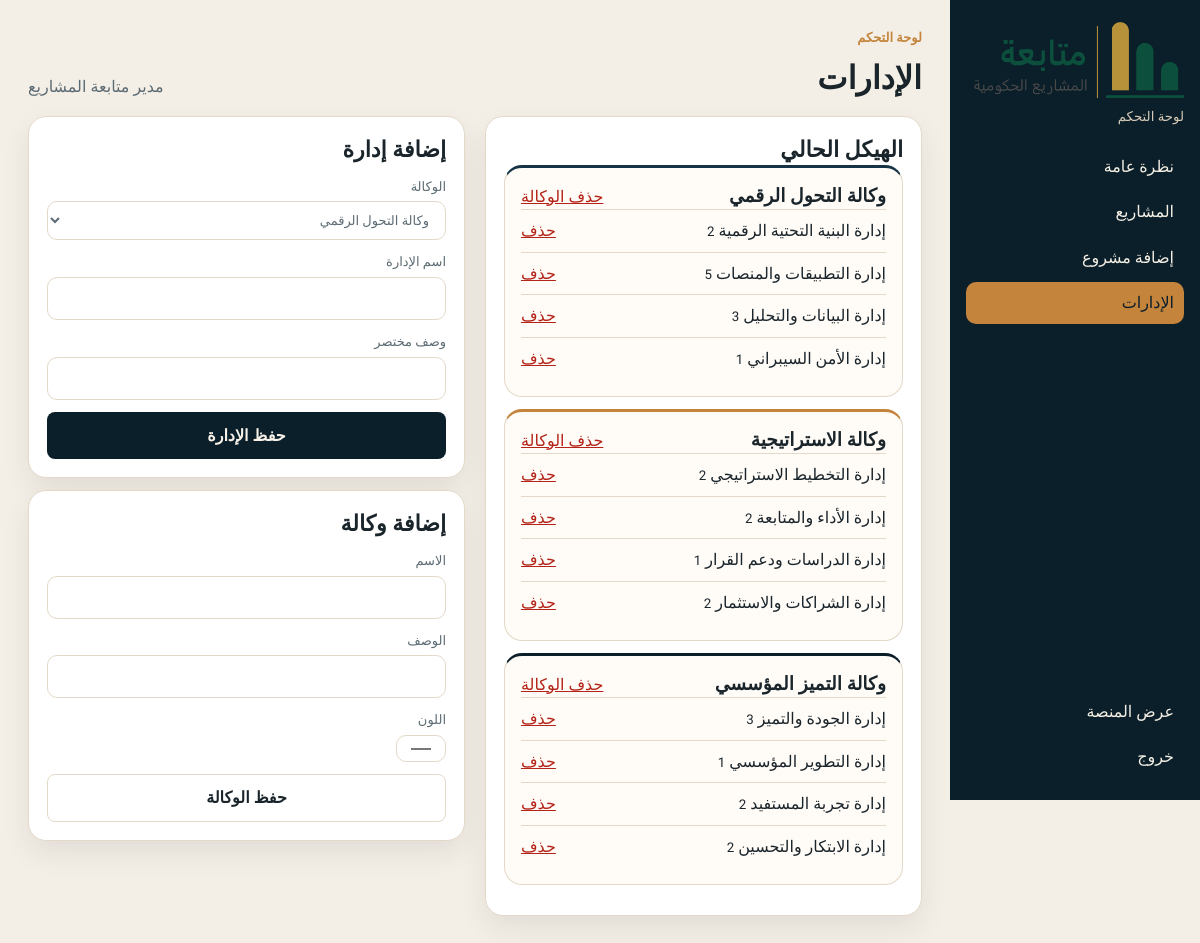
The app's page /admin/departments.php (signed in) with its own data.
### tables this page shows
CREATE TABLE agencies (
  id INT UNSIGNED NOT NULL AUTO_INCREMENT,
  name VARCHAR(150) NOT NULL,
  slug VARCHAR(80) NOT NULL,
  description TEXT NOT NULL,
  color VARCHAR(7) NOT NULL,
  icon VARCHAR(30) NOT NULL DEFAULT 'mark',
  PRIMARY KEY (id),
  UNIQUE KEY uq_agency_slug (slug)
);

CREATE TABLE departments (
  id INT UNSIGNED NOT NULL AUTO_INCREMENT,
  agency_id INT UNSIGNED NOT NULL,
  name VARCHAR(150) NOT NULL,
  description VARCHAR(300) NOT NULL,
  PRIMARY KEY (id),
  KEY idx_department_agency (agency_id),
  CONSTRAINT fk_department_agency FOREIGN KEY (agency_id) REFERENCES agencies (id) ON DELETE RESTRICT
);

### includes/bootstrap.php (called while the page is built, shortened)
<?php
function e($value): string
{
    return htmlspecialchars((string) $value, ENT_QUOTES, 'UTF-8');
}
function app_config(): array
{
    $file = APP_ROOT . '/config/config.php';
    if (!is_file($file)) {
        return ['host' => '127.0.0.1', 'name' => 'amanah_hail', 'user' => 'root', 'pass' => ''];
    }
    $config = require $file;
    return is_array($config) ? $config : [];
}
function db(): PDO
{
    static $pdo = null;
    if ($pdo instanceof PDO) {
        return $pdo;
    }
    $c = app_config();
    $dsn = 'mysql:host=' . $c['host'] . ';dbname=' . $c['name'] . ';charset=utf8mb4';
    try {
        $pdo = new PDO($dsn, $c['user'], $c['pass'], [
            PDO::ATTR_ERRMODE => PDO::ERRMODE_EXCEPTION,
            PDO::ATTR_DEFAULT_FETCH_MODE => PDO::FETCH_ASSOC,
            PDO::ATTR_EMULATE_PREPARES => false,
        ]);
    } catch (PDOException $e) {
        render_db_error($e);
    }
    return $pdo;
}
function fetch_agencies(): array
{
    return db()->query(
        'SELECT a.id, a.name, a.slug, a.description, a.color, a.icon,
                COUNT(DISTINCT d.id) AS department_count,
                COUNT(p.id) AS project_count,
                COALESCE(ROUND(AVG(p.progress)), 0) AS avg_progress
         FROM agencies a
         LEFT JOIN departments d ON d.agency_id = a.id
         LEFT JOIN projects p ON p.department_id = d.id AND p.announced_year IN (2024, 2025, 2026)
         GROUP BY a.id, a.name, a.slug, a.description, a.color, a.icon
         ORDER BY a.id'
    )->fetchAll();
}
function fetch_departments(): array
{
    return db()->query(
        'SELECT d.*, a.name AS agency_name, a.color AS agency_color, a.id AS agency_id,
                (SELECT COUNT(*) FROM projects p WHERE p.department_id = d.id AND p.announced_year IN (2024, 2025, 2026)) AS project_count
         FROM departments d
         INNER JOIN agencies a ON a.id = d.agency_id
         ORDER BY a.id, d.id'
    )->fetchAll();
}
require_once __DIR__ . '/layout.php';

### admin/departments.php (the view, shortened to what this page needs)
<?php
require __DIR__ . '/../includes/bootstrap.php';
$agencies = fetch_agencies();
$departments = fetch_departments();
$byAgency = [];
foreach ($departments as $department) {
    $byAgency[$department['agency_id']][] = $department;
}
?>
<div class="admin-grid">
  <section class="panel">
    <h2>الهيكل الحالي</h2>
    <?php foreach ($agencies as $agency): ?>
      <article class="dept-admin" style="--agency: <?= e($agency['color']) ?>">
        <header>
          <h3><?= e($agency['name']) ?></h3>
          <form method="post" data-confirm="حذف هذه الوكالة؟">
            <button class="linkish" type="submit">حذف الوكالة</button>
          </form>
        </header>
        <ul>
          <?php foreach ($byAgency[$agency['id']] ?? [] as $department): ?>
            <li>
              <span><?= e($department['name']) ?> <small><?= (int) $department['project_count'] ?></small></span>
              <form method="post" data-confirm="حذف هذه الإدارة؟">
                <button class="linkish" type="submit">حذف</button>
              </form>
            </li>
          <?php endforeach; ?>
        </ul>
      </article>
    <?php endforeach; ?>
  </section>
  <section>
    <form method="post" class="panel stack-form">
      <h2>إضافة إدارة</h2>
      <label class="field"><span>الوكالة</span>
        <select name="agency_id">
          <?php foreach ($agencies as $agency): ?>
            <option value="<?= (int) $agency['id'] ?>"><?= e($agency['name']) ?></option>
          <?php endforeach; ?>
        </select>
      </label>
      <label class="field"><span>اسم الإدارة</span><input name="name" required></label>
      <label class="field"><span>وصف مختصر</span><input name="description"></label>
      <button class="btn btn-primary" type="submit">حفظ الإدارة</button>
    </form>
    <form method="post" class="panel stack-form">
      <h2>إضافة وكالة</h2>
      <label class="field"><span>الاسم</span><input name="name" required></label>
      <label class="field"><span>الوصف</span><input name="description" required></label>
      <label class="field"><span>اللون</span><input name="color" type="color" value="#0f3d34"></label>
      <button class="btn btn-ghost" type="submit">حفظ الوكالة</button>
    </form>
  </section>
</div>

### assets/css/style.css (style rules this page uses)
:root { --ink: #0B1F2A; --ink-2: #163445; --copper: #C4843C; --copper-2: #E8C38A; --sand: #F4EFE6; --paper: #FFFcf7; --text-dark: #1A242B; --muted: #5C6B73; --border-color: #E4D9C8; --white: #ffffff; --alert: #B42318; --ok: #2F6F5E; --font-main: "IBM Plex Sans Arabic", "IBM Plex Sans", system-ui, sans-serif; --primary-color: var(--copper); --primary-dark: var(--ink); --footer-bg: var(--ink); --section-gap: 20px; --pine: var(--ink); --pine-2: var(--copper); --brass: var(--copper); --brass-2: var(--copper-2); --bg: var(--sand); --line: var(--border-color); --sans: var(--font-main); --display: var(--font-main); --shadow: 0 12px 28px rgba(11, 31, 42, .08); }
* { box-sizing: border-box; }
html { scroll-behavior: smooth; }
body { margin: 0; color: var(--text-dark); background: var(--sand); font-family: var(--font-main); font-size: 16px; line-height: 1.6; }
button, input, select, textarea { font: inherit; color: inherit; }
h1, h2, h3 { line-height: 1.35; font-weight: 600; margin: 0; }
.kpi, .panel, .map-panel, .alert-panel, .login-card, .install-card, .org-card { background: var(--white); border: 1px solid var(--border-color); border-radius: 18px; box-shadow: var(--shadow); }
.map-layout, .detail-grid, .split-bottom, .admin-grid, .footer-grid, .org { display: grid; gap: var(--section-gap); }
.map-panel, .alert-panel, .panel { padding: 18px; }
.panel-head, .agency-head, .detail-title, .dept-admin header, .form-actions, .row-actions { display: flex; justify-content: space-between; gap: 12px; align-items: center; flex-wrap: wrap; }
.field { display: flex; flex-direction: column; gap: 4px; font-size: 13px; color: var(--muted); min-width: 160px; }
.field input, .field select, .field textarea { border: 1px solid var(--border-color); background: #fff; border-radius: 10px; padding: 10px 12px; min-width: 0; }
.btn { display: inline-flex; align-items: center; justify-content: center; gap: 6px; border-radius: 8px; padding: 10px 18px; border: 1px solid transparent; text-decoration: none; background: transparent; cursor: pointer; font-weight: 600; }
.btn-primary { background: var(--ink); color: #f7f1e8; }
.btn-ghost { border-color: var(--border-color); color: var(--text-dark); background: #fff; }
.linkish { border: 0; padding: 0; color: var(--alert); cursor: pointer; text-decoration: underline; background: none; }
.stack-form { display: flex; flex-direction: column; gap: 12px; }

### assets/css/admin.css (style rules this page uses)
.is-admin { background: #F4EFE6; }
.admin-grid { grid-template-columns: 1fr 1fr; margin-top: 16px; }
.form-section, .dept-admin { background: var(--paper); border: 1px solid var(--line); border-radius: 18px; padding: 16px; }
.dept-admin { margin-bottom: 12px; border-top: 3px solid var(--agency, var(--pine)); }
.dept-admin ul { list-style: none; margin: 0; padding: 0; }
.dept-admin li, .plain-list li { display: flex; justify-content: space-between; gap: 8px; padding: 8px 0; border-top: 1px solid var(--line); align-items: center; }
.panel h2, .form-section h2 { margin: 0; font-size: 22px; }
.stack-form.panel { margin-bottom: 12px; }

### records on screen
agencies: name "وكالة التحول الرقمي"
departments: name "إدارة البنية التحتية الرقمية", project_count "2"
departments: name "إدارة التطبيقات والمنصات", project_count "5"
departments: name "إدارة البيانات والتحليل", project_count "3"
departments: name "إدارة الأمن السيبراني", project_count "1"
agencies: name "وكالة الاستراتيجية"
departments: name "إدارة التخطيط الاستراتيجي", project_count "2"
departments: name "إدارة الأداء والمتابعة", project_count "2"
departments: name "إدارة الدراسات ودعم القرار", project_count "1"
departments: name "إدارة الشراكات والاستثمار", project_count "2"
agencies: name "وكالة التميز المؤسسي"
departments: name "إدارة الجودة والتميز", project_count "3"
departments: name "إدارة التطوير المؤسسي", project_count "1"
departments: name "إدارة تجربة المستفيد", project_count "2"
departments: name "إدارة الابتكار والتحسين", project_count "2"

### other values on screen
$label "نظرة عامة"
$label "المشاريع"
$label "إضافة مشروع"
$label "الإدارات"
$title "الإدارات"
$user['name'] "مدير متابعة المشاريع"
form field agency_id "وكالة التحول الرقمي"
